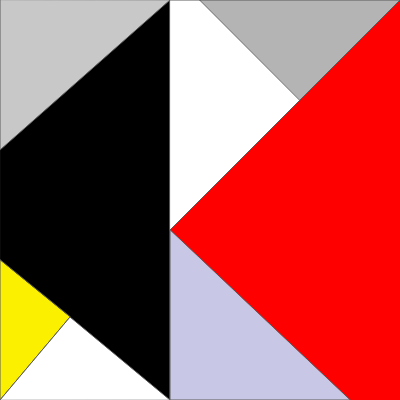
Frame 1 (no input)
Frame 60 (no input): identical to frame 1, image omitted
Frame 120 (the mouse pressed at the canvas centre since frame 60): identical to frame 1, image omitted

The p5.js sketch that drew this single still picture (run headless with seeded random() and noise() and a simulated clock; from frame 60 on, the mouse is pressed at the canvas centre):

// p5.js sketch
// ── sketch.js
function setup() {
    createCanvas(400, 400);
}

function draw() {
    background(230);
    stroke(90);

    //black
    fill(0,0,0)
    rect(0, 0, 170, 400);
    //grey top left
    fill(200,200,200);
    triangle(0, 0, 0, 150, 170, 0);
    //yellow
    fill(250, 240, 0);
    triangle(0, 260, 0, 400, 70, 317);
    //white bottom left
    fill(255, 255, 255);
    triangle(0,400,70, 317, 170, 400);

    //white top 
    fill(255, 255, 255);
    rect(170, 0, 400, 230);

    //red
    noStroke();
    fill(255, 0, 0);
    triangle(400, 0, 170, 230, 400, 230);
    //red
    fill(255, 0, 0);
    rect(170, 230, 400, 400);

    stroke(90);
    line(400,0,170,230); 
    //grey/blue bottom
    fill(200,200,230);
    triangle(170, 230, 170, 400, 350, 400);

    //grey top right
    fill(180,180,180);
    triangle(200, 0, 400, 0, 300, 100)
}
// ── page2.html
<!DOCTYPE html>
<html lang="en">
<head>
    <meta charset="UTF-8">
    <meta name="viewport" content="width=device-width, initial-scale=1.0">
    <title>document</title>
    <script src="https://cdn.jsdelivr.net/npm/p5@1.9.0/lib/p5.js"></script>
    <script src="sketch2.js"></script>
    <link rel="stylesheet" href="style.css">
    
</head>
<body>

    <h1>Theo van Doesburg, Counter composition XIII, 1929</h1>
    <a href="index.html">Previous</a> <br> <br> 


</body>
</html>
// ── sketch2.js
let x = 0;
function setup() {
    createCanvas(400, 400);
    noLoop();
}

function draw() {
    background(255);
    stroke(59);
    i = 0;
    while(i <= x) {
        if(i == 0 && x >= 4) {
            fill(0,0,0)
            rect(0, 0, 170, 400);
        } 
        if(i == 0 && x >= 7) {
            //red
            noStroke();
            fill(255, 0, 0);
            triangle(400, 0, 170, 230, 400, 230);
            //red
            fill(255, 0, 0);
            rect(170, 230, 400, 400);
            stroke(59);
            line(400,0,170,230);
        }
        switch (i){
            case 1:
                fill(200,200,200);
                triangle(0, 0, 0, 150, 170, 0);
                break;
            case 2:
                //yellow
                fill(250, 240, 0);
                triangle(0, 260, 0, 400, 70, 317);
                break;
            case 3:
                //white bottom left
                fill(245, 245, 245);
                triangle(0,400,70, 317, 170, 400);
                break;
            case 5:
                //grey top right
                fill(180,180,180);
                triangle(200, 0, 400, 0, 300, 100)
                break;
            case 6:
                //grey/blue bottom
                fill(200,200,230);
                triangle(170, 230, 170, 400, 350, 400);
                break;
            default:
        }
        i++;
    }
    
    x++;
}

function mousePressed() {
    redraw();
}
// ── style.css
body {
    text-align: center;
    background-color: rgb(201, 149, 36);
    padding: 15px 150px 150px 150px;
}
h1 {
    font-size: 3em;
}
a {
    color: black;
    font-size: 2em;
    padding-bottom: 120px;
    padding-top: 120px;
    margin-bottom: 120px;
}
